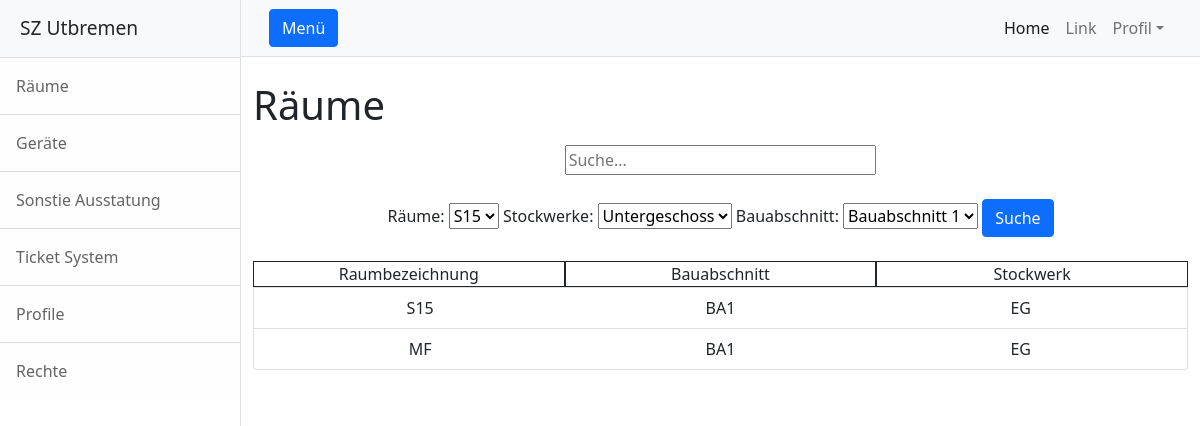
/roomview, run on the app's committed database.
### inventory_management/models.py (models this page shows, shortened)
class Room(models.Model):
    class Meta:
        verbose_name = "Raum"
        verbose_name_plural = "Räume"
    room_name = models.CharField(max_length=10, blank=True, default=None, verbose_name="Raum Bezeichung")
    room_location = models.ForeignKey(Location, blank=False, on_delete=models.SET_NULL, null=True, verbose_name="Raum Ort")
    def __str__(self):
        return f'{self.room_name}'

class Location(models.Model):
    class Meta:
        verbose_name = "Ort"
        verbose_name_plural = "Orte"
    building = models.CharField(max_length=10, choices=building_number_choices, default="Bauabschnitt 1", verbose_name="Bauabschnitt")
    floor = models.CharField(max_length=10, choices=floor_choices, default="1F", verbose_name="Stockwerk")

### inventory_management/views.py (the view, shortened to what this page needs)
# urls.py: path('roomview', RoomListView.as_view(), name="room_list"),
class RoomListView(ListView):
    model = Room
    paginate_by = 10
    def get_queryset(self):
        query_search = self.request.GET.get('search')
        form = FilterFormRooms(self.request.GET or None)
        if query_search is not None:
            return Room.objects.filter(
                Q(room_name__contains=query_search) | Q(room_location__building__contains=query_search) |
                Q(room_location__floor__contains=query_search))
        return Room.objects.all()
    def get_context_data(self, **kwargs):
        context = super(RoomListView, self).get_context_data(**kwargs)
        f1 = FilterFormRooms()
        context['form'] = f1
        return context

### inventory_management/forms.py
class FilterFormRooms(forms.Form):
    room = forms.ChoiceField(choices=room_choices, required=False, label="Räume")
    floor = forms.ChoiceField(choices=floor_choices, label="Stockwerke")
    building = forms.ChoiceField(choices=building_number_choices, label="Bauabschnitt")

### inventory_management/templates/inventory_management/room_list.html (shortened to what this page needs)
{% extends 'inventory_management/base.html' %}
{% load static %}
{% block Extra_CSS %}
    {% static 'inventory_management/list_style.css' %}
{% endblock Extra_CSS %}
{% if user.is_authenticated %}
    {% block content %}
        <h1 class="mb-3">Räume</h1>
        <div>
            <form method="get" action="{% url 'room_list' %}" name="searched">
                <div class="d-flex justify-content-center">
                    <input class = "SearchColumn" type="text" id="search" name="search" placeholder="Suche...">
                </div>
            </form>
        </div>
        <br>
        <div class="d-flex justify-content-center">
            <form method="get" action="{% url 'room_list' %}">
                {{ form }}
                <button type="submit" id = "button_search" name="search_2" class="btn btn-primary">Suche</button>
            </form>
        </div>
        <br>
        <div class="list-group">
            {% if room_list %}
                <div>
                    <div class="ListColumn">
                        <div class="border border-dark">Raumbezeichnung</div>
                    </div>
                    <div class="ListColumn">
                        <div class="border border-dark">Bauabschnitt</div>
                    </div>
                    <div class="ListColumn">
                        <div class="border border-dark">Stockwerk</div>
                    </div>
                </div>
                {% for room in room_list %}
                    <a href="room/{{ room.id }}" class="list-group-item list-group-item-action">
                        <div class="ListColumn">{{ room.room_name }}</div>
                        <div class="ListColumn">{{ room.room_location.building }}</div>
                        <div class="ListColumn">{{ room.room_location.floor }}</div>
                    </a>
                {% endfor %}
            {% else %}
                <p>No Rooms</p>
            {% endif %}
        </div>
    {% endblock content %}
{% endif %}

### inventory_management/static/inventory_management/list_style.css (style rules this page uses)
.ListColumn { float: left; margin: 0px; width: 33.33%; text-align: center; }
.SearchColumn { float: left; margin: 0px; width: 33.33%; }

### data on the page
Room: room_name "S15", room_location.building "BA1", room_location.floor "EG"
Room: room_name "MF", room_location.building "BA1", room_location.floor "EG"
